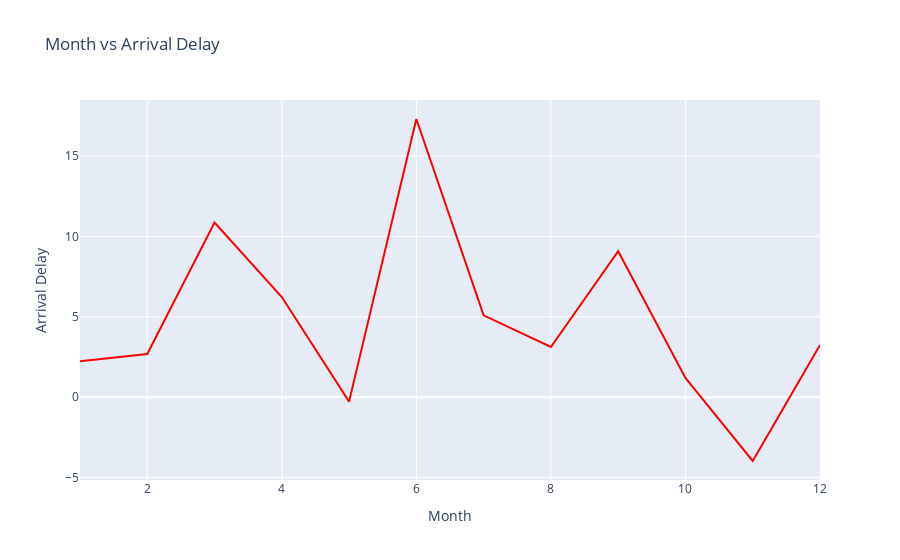

The code cell stored with this chart in its notebook:
### Markdown cell above
#### To do:

*   Create a line plot with x-axis being the month and y-axis being computed average delay time. Update plot title,\
    xaxis, and yaxis title.

*   Hint: Scatter and line plot vary by updating mode parameter.

### Code cell
# Create line plot here

# First we create a figure using go.Figure and adding trace to it through go.scatter
fig = go.Figure(data=go.Scatter(x=line_data['Month'], y=line_data['ArrDelay'],mode='lines',marker=dict(color='red')))
# Updating layout through `update_layout`. Here we are adding title to the plot and providing title to x and y axis.
fig.update_layout(title='Month vs Arrival Delay', xaxis_title='Month', yaxis_title='Arrival Delay')
# Display the figure
fig.show()

# Notes:
# https://plotly.com/python/line-charts/?utm_medium=Exinfluencer&utm_source=Exinfluencer&utm_content=000026UJ&utm_term=10006555&utm_id=NA-SkillsNetwork-Channel-SkillsNetworkCoursesIBMDeveloperSkillsNetworkDV0101ENSkillsNetwork20297740-2021-01-01
#Could also have coded as shown below:

# fig=go.Figure()
# fig.add_trace(go.Scatter(x=random_x, y=random_y0, mode='lines',name='lines'))
# fig.update_layout(title='Month vs Arrival Delay', xaxis_title='Month', yaxis_title='Arrival Delay')
# fig.show()

### Figure 1 — Plotly figure (JSON) as saved in the notebook; plotly's stock layout.template omitted (floating-point values rounded to 4 significant figures)
{"data": [{"marker": {"color": "red"}, "mode": "lines", "type": "scatter", "x": [1, 2, 3, 4, 5, 6, 7, 8, 9, 10, 11, 12], "y": [2.233, 2.688, 10.87, 6.229, -0.2791, 17.31, 5.089, 3.122, 9.081, 1.2, -3.975, 3.241]}], "layout": {"autosize": true, "title": {"text": "Month vs Arrival Delay"}, "xaxis": {"autorange": true, "range": [1, 12], "title": {"text": "Month"}, "type": "linear"}, "yaxis": {"autorange": true, "range": [-5.158, 18.49], "title": {"text": "Arrival Delay"}, "type": "linear"}}}
